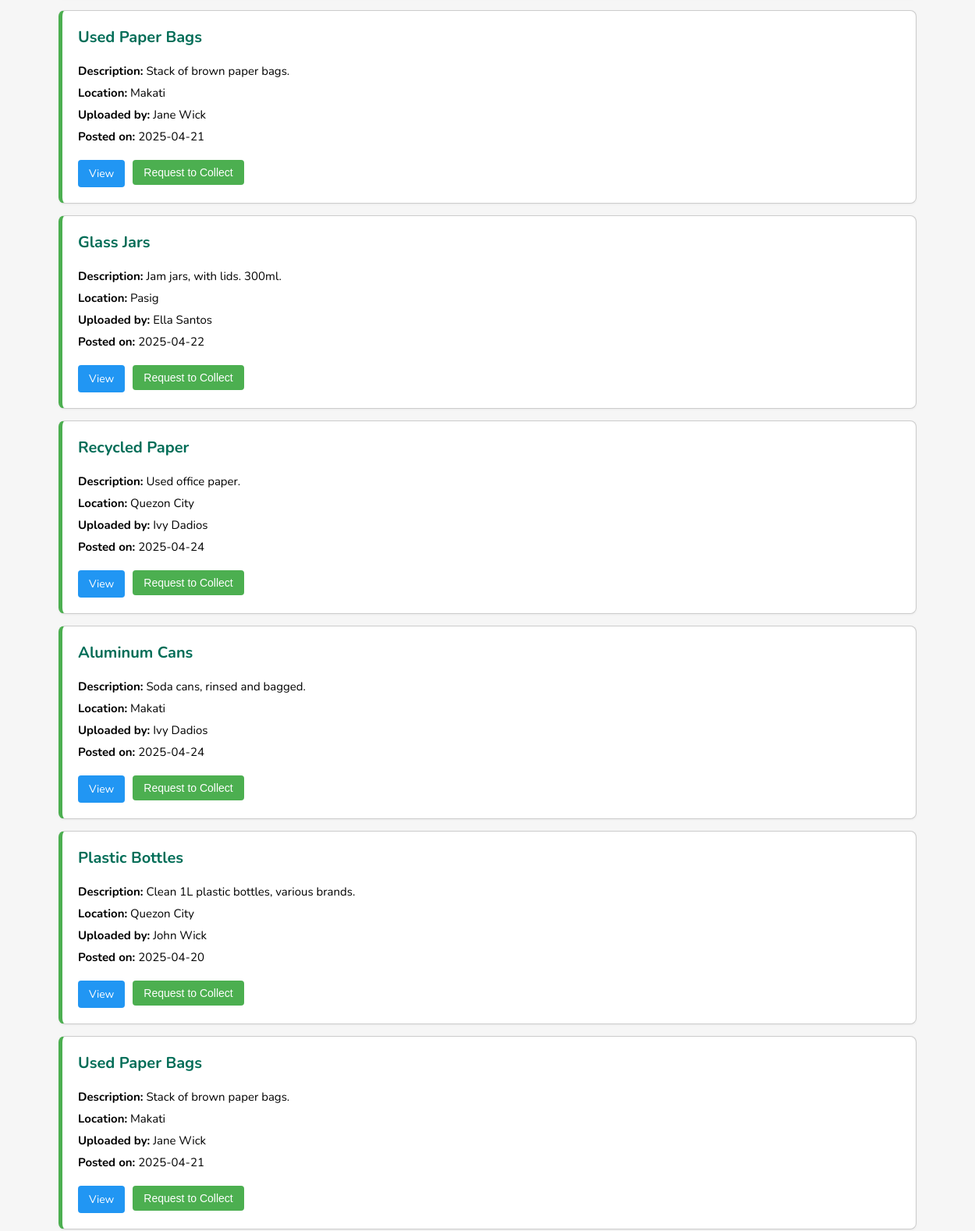
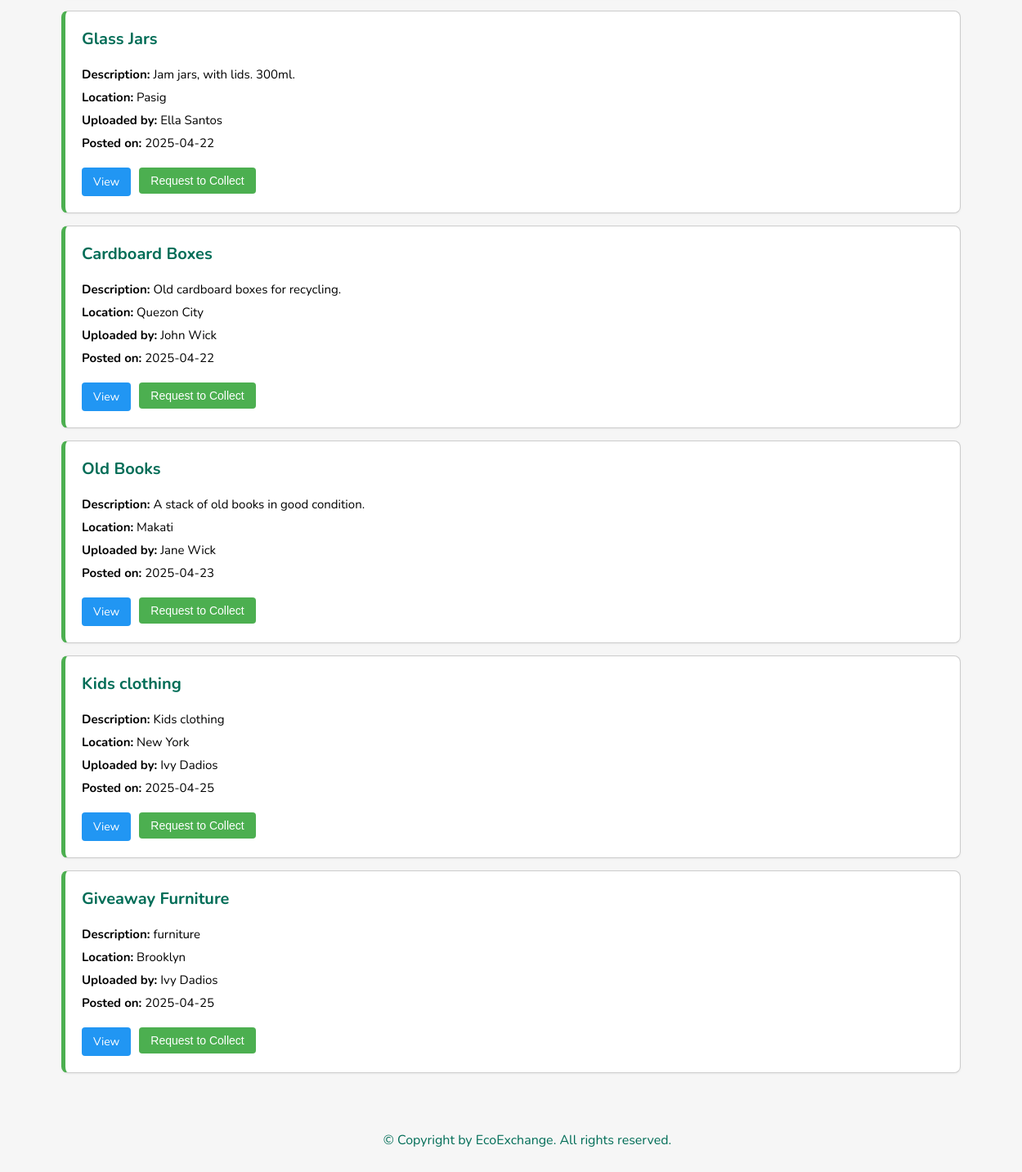
The page /discover (lower part) on the database as committed earlier (2 pictures, top to bottom).
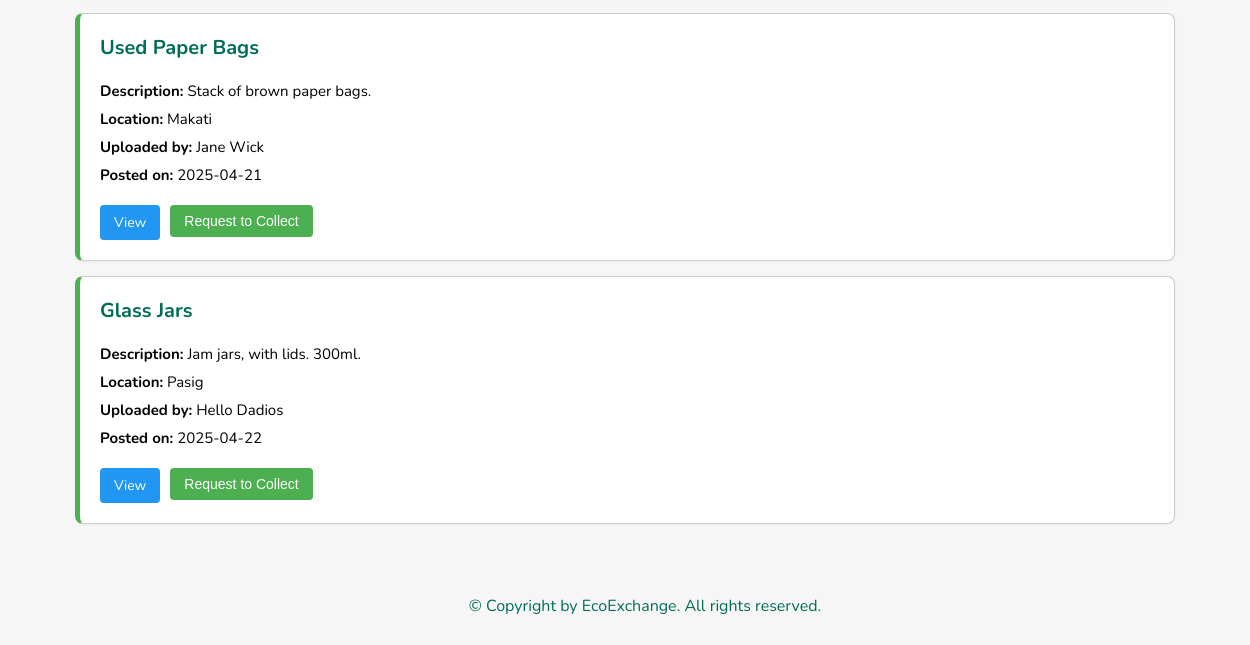
The same page on the database as committed later.
### models/postings.py (models this page shows)
class Postings(db.Model):
    __tablename__ = 'postings'
    postings_id = db.Column(db.Integer, primary_key=True)
    donor_user_id = db.Column(db.Integer, nullable=False)
    post_title = db.Column(db.String(255), nullable=False)
    quantity = db.Column(db.Integer, nullable=False)
    pick_up_location = db.Column(db.String(255), nullable=False)
    description = db.Column(db.Text, nullable=True)
    post_status = db.Column(db.String(50), nullable=False)
    post_date = db.Column(db.Date, nullable=False)
    is_deleted = db.Column(db.Boolean, default=False)

### app.py (the view, shortened to what this page needs)
    @app.route('/discover', methods=['GET'])
    def discover():
        search_query = request.args.get('search', '').lower()  # Search term for title and description
        location = request.args.get('location', '').lower()   # Location filter
        print("Search query:", search_query)
        print("Location:", location)
        conn = get_db_connection()
        cursor = conn.cursor()
        query = """
            SELECT
                p.postings_id,
                p.post_title,
                p.description,
                p.post_date,
                p.pick_up_location,
                u.fname || ' ' || u.lname AS username
            FROM postings p
            JOIN users u ON p.donor_user_id = u.user_id
            WHERE p.post_status = 'New'
                AND p.is_deleted = 0
        """
        filters = []
        if search_query:
            query += " AND (LOWER(p.post_title) LIKE ? OR LOWER(p.description) LIKE ?)"
            filters.extend([f'%{search_query}%', f'%{search_query}%'])
        if location:
            query += " AND LOWER(p.pick_up_location) LIKE ?"
            filters.append(f'%{location}%')
        print("Final SQL query:", query)
        print("Filters:", filters)
        cursor.execute(query, filters)
        posts = cursor.fetchall()
        cursor.execute("""
            SELECT COUNT(*) AS total_postings
            FROM postings
            WHERE post_status = 'New' AND is_deleted = 0
        """)
        total_postings = cursor.fetchone()['total_postings']
        requested_ids = []
        conn.close()
        posts_list = []
        for post in posts:
            posts_list.append({
                'postings_id': post['postings_id'],
                'post_title': post['post_title'],
                'description': post['description'],
                'post_date': post['post_date'],
                'pick_up_location': post['pick_up_location'],
                'username': post['username']
            })
        print("Posts List:", posts_list)
        if request.headers.get('X-Requested-With') == 'XMLHttpRequest':  # AJAX request
            return jsonify({'posts': posts_list})
        else:
            return render_template('discover.html', posts=posts_list, search=search_query, location=location, total_postings=total_postings, requested_ids=requested_ids)

### app.py (called while the page is built)
def get_db_connection():
    conn = sqlite3.connect("instance/ecoexchange.db")
    conn.row_factory = sqlite3.Row
    print("✅ Database connected successfully!")  # Debugging print
    return conn

### templates/discover.html (shortened to what this page needs)
<!DOCTYPE html>
<html lang="en">
    {% include 'head.html' %}
<body>
{% block content %}
<div class="donation-section">
    <ul class="donation-list" id="donationList">
        {% if posts and posts|length > 0 %}
            {% for post in posts %}
                <li class="donation-card">
                    <h3>{{ post.post_title }}</h3>
                    <p><strong>Description:</strong> {{ post.description }}</p>
                    <p><strong>Location:</strong> {{ post.pick_up_location }}</p>
                    <p><strong>Uploaded by:</strong> {{ post.username }}</p>
                    <p><strong>Posted on:</strong> {{ post.post_date }}</p>
                    <div class="donation-actions">
                        <a href="{{ url_for('view_donation', post_id=post.postings_id) }}" class="view-btn">View</a>
                        {% if requested_ids and post.postings_id in requested_ids %}
                            <form action="{{ url_for('cancel_request', post_id=post.postings_id) }}" method="POST">
                                <button type="submit" class="cancel-btn">Cancel Request</button>
                            </form>
                        {% else %}
                            <form action="{{ url_for('request_collection', post_id=post.postings_id) }}" method="POST">
                                <button type="submit" class="request-btn">Request to Collect</button>
                            </form>
                        {% endif %}
                    </div>
                </li>
            {% endfor %}
        {% endif %}
    </ul>
</div>
{% include 'footer.html' %}
{% endblock %}
</body>
</html>

### templates/head.html (shortened to what this page needs)
<head>
    <link rel="stylesheet" href="{{ url_for('static', filename='styles.css') }}">
</head>

### templates/footer.html
<footer>
        <p>© Copyright by EcoExchange. All rights reserved.</p>
</footer>

### static/styles.css (style rules this page uses)
body { font-family: Arial, sans-serif; margin: 0; padding: 0; text-align: center; padding-bottom: 0px; padding-top: 95px; overflow-x: hidden; height: 100%; min-height: 100vh; display: flex; flex-direction: column; font-family: "Nunito", sans-serif; background-color: #f6f6f6; }
footer { bottom: 0; width: 100%; color: #006d57; text-align: center; padding: 20px; }
.donation-section { width: 100%; max-width: 1100px; margin: 0 auto; padding: 20px; }
.donation-list { list-style-type: none; padding: 0; margin: 0; }
.donation-card { background-color: #fff; border: 1px solid #ccc; border-left: 5px solid #4CAF50; border-radius: 10px; padding: 20px; margin-bottom: 20px; box-shadow: 0px 1px 3px rgba(0, 0, 0, 0.05); text-align: left; transition: box-shadow 0.3s ease; }
.donation-card h3 { margin-top: 0; color: #006d57; font-size: 20px; }
.donation-card p { margin: 8px 0; font-size: 15px; }
.request-btn { background-color: #4CAF50; color: white; padding: 8px 14px; border: none; border-radius: 5px; cursor: pointer; margin-top: 10px; transition: background-color 0.3s ease; }
.view-btn { display: inline-block; background-color: #2196F3; color: white; padding: 8px 14px; border: none; border-radius: 4px; text-decoration: none; margin-top: 10px; }
.donation-actions { display: flex; gap: 10px; margin-top: 10px; }
.request-btn, .view-btn { padding: 8px 14px; border: none; border-radius: 4px; cursor: pointer; text-decoration: none; font-size: 14px; }
.request-btn { background-color: #4CAF50; color: white; }
.view-btn { background-color: #2196F3; color: white; }
.donation-card { position: relative; background-color: #fff; border-radius: 8px; padding: 20px; margin-bottom: 15px; box-shadow: 0px 1px 3px rgba(0, 0, 0, 0.05); text-align: left; }

Rows that differ between the two databases and show on the page:
removed Postings: post_title "Recycled Paper", description "Used office paper.", pick_up_location "Quezon City", username "Ivy Dadios", post_date "2025-04-24"
removed Postings: post_title "Aluminum Cans", description "Soda cans, rinsed and bagged.", pick_up_location "Makati", username "Ivy Dadios", post_date "2025-04-24"
removed Postings: post_title "Plastic Bottles", description "Clean 1L plastic bottles, various brands.", pick_up_location "Quezon City", username "John Wick", post_date "2025-04-20"
removed Postings: post_title "Used Paper Bags", description "Stack of brown paper bags.", pick_up_location "Makati", username "Jane Wick", post_date "2025-04-21"
removed Postings: post_title "Glass Jars", description "Jam jars, with lids. 300ml.", pick_up_location "Pasig", username "Ella Santos", post_date "2025-04-22"
removed Postings: post_title "Cardboard Boxes", description "Old cardboard boxes for recycling.", pick_up_location "Quezon City", username "John Wick", post_date "2025-04-22"
removed Postings: post_title "Old Books", description "A stack of old books in good condition.", pick_up_location "Makati", username "Jane Wick", post_date "2025-04-23"
removed Postings: post_title "Kids clothing", description "Kids clothing", pick_up_location "New York", username "Ivy Dadios", post_date "2025-04-25"
removed Postings: post_title "Giveaway Furniture", description "furniture", pick_up_location "Brooklyn", username "Ivy Dadios", post_date "2025-04-25"
changed Postings "Glass Jars": username "Ella Santos" → "Hello Dadios"
